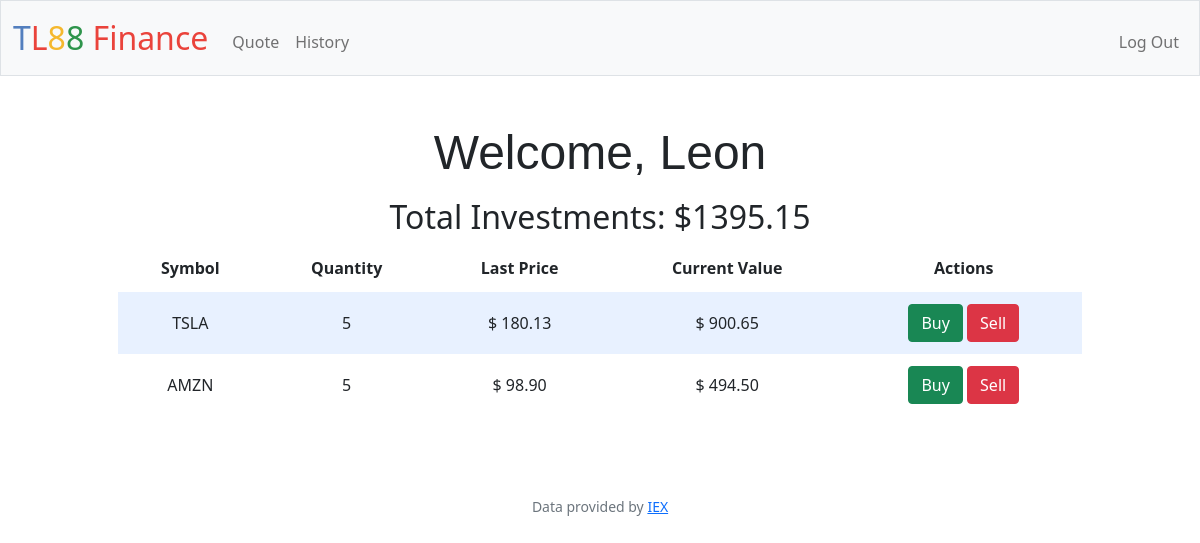
The page / (signed in) on the database its author committed.
### tables this page shows
CREATE TABLE users (id INTEGER PRIMARY KEY AUTOINCREMENT NOT NULL, username TEXT NOT NULL, hash TEXT NOT NULL, cash NUMERIC NOT NULL DEFAULT 10000.00);

CREATE TABLE investments(id INTEGER PRIMARY KEY AUTOINCREMENT NOT NULL, company TEXT NOT NULL, symbol TEXT NOT NULL, quantity INTEGER NOT NULL, price NUMERIC NOT NULL, value NUMERIC NOT NULL, user_id INTEGER NOT NULL  REFERENCES users (id) ON DELETE CASCADE ON UPDATE NO ACTION);

### app.py (the view)
@app.route("/")
@login_required
def index():
    user_data = db.execute("SELECT * FROM users")[session["user_id"]-1]
    user_id = user_data["id"]
    username = user_data["username"]
    print(f'We are in index {session["user_id"]}')
    print(type(session["user_id"]))
    portfolio_data = db.execute("SELECT * FROM investments WHERE user_id = ? ORDER BY value desc", user_id)
    total_investments = db.execute("SELECT SUM(value) as 'total' FROM investments WHERE user_id = ?", user_id)[0]['total']
    if total_investments is None:
        total_investments = 0
    return render_template("portfolio.html", name=username, portfolio=portfolio_data, total=total_investments)

### app.py (called while the page is built)
@app.after_request
def after_request(response):
    response.headers["Cache-Control"] = "no-cache, no-store, must-revalidate"
    response.headers["Expires"] = 0
    response.headers["Pragma"] = "no-cache"
    return response

### helpers.py (called while the page is built)
def login_required(f):
    @wraps(f)
    def decorated_function(*args, **kwargs):
        if session.get("user_id") is None:
            return redirect("/login")
        return f(*args, **kwargs)
    return decorated_function

### templates/portfolio.html (shortened to what this page needs)
{% extends "base.html" %}
{% block main %}
    <h1>Welcome, {{ name }}</h1>
    <div class="container">
        <div class="section">
            <h2>Total Investments: ${{ "%0.2f"| format(total) }}</h2>
            <table>
                <thead>
                    <tr>
                        <th>Symbol</th>
                        <th>Quantity</th>
                        <th>Last Price</th>
                        <th>Current Value</th>
                        <th>Actions</th>
                    </tr>
                </thead>
                <tbody>
                    {% for stock in portfolio %}
                    <tr>
                        <td>{{ stock.symbol }}</td>
                        <td>{{ stock.quantity }}</td>
                        <td>$ {{ "%0.2f" | format(stock.price) }}</td>
                        <td>$ {{ "%0.2f" | format(stock.value) }}</td>
                        <td><a href="{{ url_for('quote', stock_data_load=stock | tojson) }}"><button type="button" class="btn btn-success">Buy</button></a>
                            <a href="{{ url_for('sell' , stock_data_load=stock | tojson) }}"><button type="button" class="btn btn-danger">Sell</button></a>
                        </td>
                    </tr>
                    {% endfor %}
                </tbody>
            </table>
        </div>
    </div>
{% endblock %}

### static/styles.css (style rules this page uses)
body { background-color: #fff; color: #212529; font-size: 1rem; font-weight: 400; line-height: 1.5; margin: 0; text-align: left; }
.container { margin-left: auto; margin-right: auto; padding-left: 15px; padding-right: 15px; text-align: center; width: 90%; }
.section { padding-bottom: 1rem; padding-left: 2rem; padding-right: 2rem; padding-top: 0.5rem; }
h1 { font-family: 'Montserrat', sans-serif; font-size: 48px; }
button, input[type="submit"] { background-color: #d9edff; border: 1px solid transparent; border-radius: 0.25rem; font-size: 0.95rem; font-weight: 400; line-height: 1.5; padding: 0.375rem 0.75rem; text-align: center; transition: color 0.15s ease-in-out, background-color 0.15s ease-in-out, border-color 0.15s ease-in-out, box-shadow 0.15s ease-in-out; vertical-align: middle; }
table { background-color: transparent; margin-bottom: 1rem; width: 100%; }
table th, table td { padding: 0.75rem; vertical-align: middle; }
tbody tr:nth-of-type(odd) { background-color: rgb(179, 208, 255, 0.3) }

### rows shown on the page
users: username "Leon"
investments: symbol "TSLA", quantity "5", price "180.13", value "900.65"
investments: symbol "AMZN", quantity "5", price "98.90", value "494.50"

### other values the page prints
{{ "%0.2f"| format(total) }} "1395.15"
